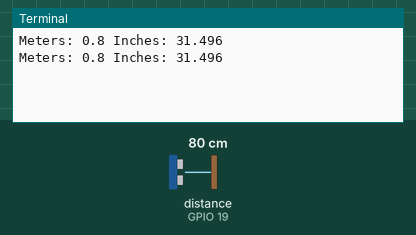
Recording of a program running on a simulated Raspberry Pi (BCM pin numbers). Shown: the last lines printed to the terminal. The test bench sets the inputs (shaded band); at power-on: distance to the obstacle (sensor on GPIO 19) 80 cm. The echo pulse lasts 58.3 µs per cm.

Above: at 1.2 s.
1.3 s: distance to the obstacle (sensor on GPIO 19) set to 2 cm
At 1.9 s:
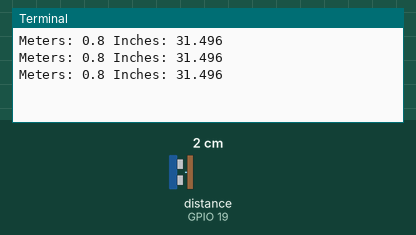
2.8 s: distance to the obstacle (sensor on GPIO 19) set to 4 cm
At 3.4 s:
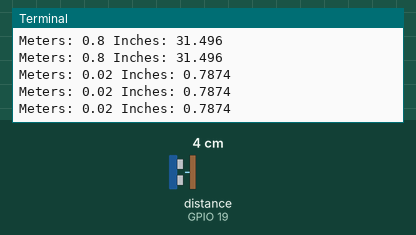
Timing chart, 0 to 5.8 s (numbered marks = the images above; inputs shaded):
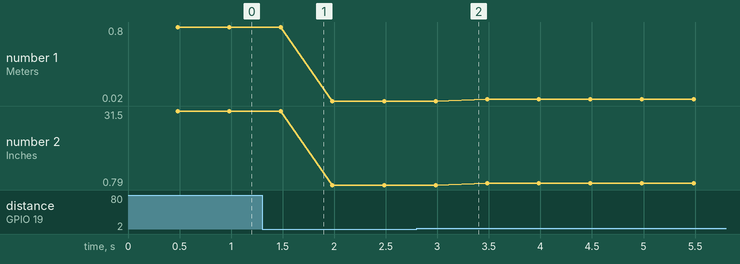

Measured:
- plotted number 1: 0.8 → 0.02 after the input at 1.3 s, 0.02 → 0.04 after the input at 2.8 s
- plotted number 2: 31.5 → 0.79 after the input at 1.3 s, 0.79 → 1.57 after the input at 2.8 s

The program:

main.py
```python
#!/usr/bin/python3

from gpiozero import DistanceSensor
from time import sleep

sensor = DistanceSensor(echo=19, trigger=26)

while True:
    print(f"Meters: {sensor.distance} Inches: {sensor.distance * 39.370}")
    sleep(0.5)
```
